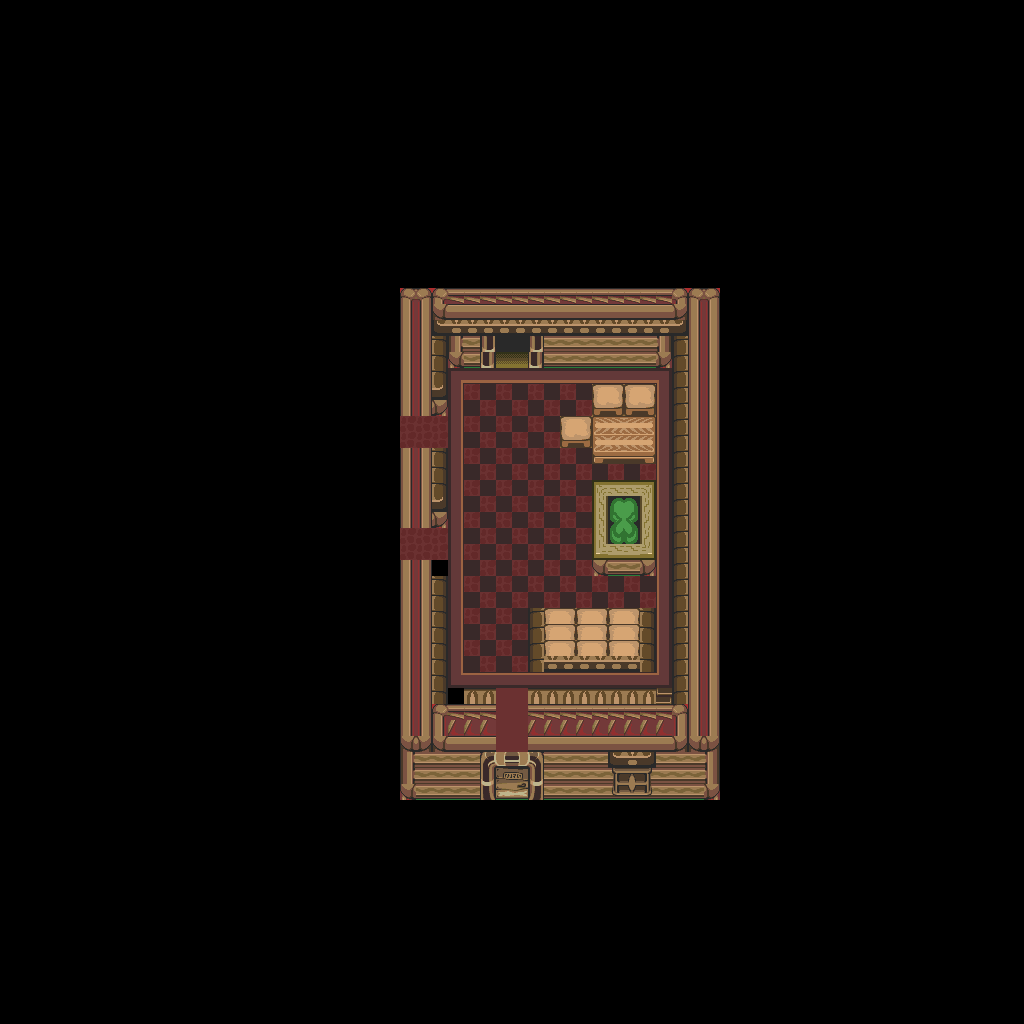

A level layout from a 2D game, rendered from its tile map. Below: a short description, then the map file with tile-grid data replaced by summaries:
An orthogonal 64x64 tile map with 16x16 px tiles, 1 tile layer (base), 1 hidden layer not drawn and 19 objects.

<map version="1.10" tiledversion="1.12.1" orientation="orthogonal" renderorder="right-down" width="64" height="64" tilewidth="16" tileheight="16" infinite="0" nextlayerid="3" nextobjectid="20">
 <tileset firstgid="1" source="../classiciphone_pics4.tsx" />
 <layer id="1" name="base" width="64" height="64">
  <data>[4096 cells, 4096 non-empty, 84 distinct tile ids]</data>
 </layer>
 <layer id="2" name="collision" width="64" height="64" visible="0">
  <properties><property name="collision" value="true" /></properties>
  <data>[4096 cells, 3844 non-empty, 1 distinct tile ids]</data>
 </layer>
 <objectgroup id="3" name="npcs">
  <object id="1" x="624.0" y="416.0" width="16" height="16">
   <properties>
    <property name="gani" value="candle.gif" />
    <property name="script" type="string">-- Auto-converted from GraalScript
-- // NPC made by xYs (Angel Clan)
-- if (created) {
end
-- if (playertouchsme) {
end</property>
   </properties>
  </object>
  <object id="2" x="576.0" y="368.0" width="16" height="16">
   <properties>
    <property name="gani" value="light4.png" />
    <property name="script" type="string">-- Auto-converted from GraalScript
-- [CLIENT-SIDE — server no-op]
-- if (created) {
-- 
-- dontblock;
-- }
-- if (playerenters) {
-- setcoloreffect 2,2,1,0.2;
-- drawaslight;
-- this.zoom = 1;
-- timeout = 0.05;
-- }
-- if (timeout) {
-- if (this.zoom&lt;=1) {
-- this.ds=1;
-- }
-- else if (this.zoom&gt;=1.1) {
-- this.ds=0;
-- }
-- if (this.ds==1) {
-- this.zoom += 0.02;
-- setzoomeffect this.zoom;
-- }
-- else if (this.ds==0) {
-- this.zoom -= 0.03;
-- setzoomeffect this.zoom;
-- }
-- timeout = 0.05;
-- }</property>
   </properties>
  </object>
  <object id="3" x="592.0" y="384.0" width="16" height="16">
   <properties>
    <property name="gani" value="amz_chair.png" />
    <property name="script" type="string">-- Auto-converted from GraalScript
-- // NPC made by xYs (LAT)
-- if (created) {
end
-- if (playertouchsme) {
-- dontblock;drawunderplayer;
end</property>
   </properties>
  </object>
  <object id="4" x="560.0" y="416.0" width="16" height="16">
   <properties>
    <property name="gani" value="amz_chair.png" />
    <property name="script" type="string">-- Auto-converted from GraalScript
-- // NPC made by xYs (LAT)
-- if (created) {
end
-- if (playertouchsme) {
-- dontblock;drawunderplayer;
end</property>
   </properties>
  </object>
  <object id="5" x="240.0" y="416.0" width="16" height="16">
   <properties>
    <property name="script" type="string">-- Auto-converted from GraalScript
-- // NPC made by xYs (LAT)
-- [CLIENT-SIDE — server no-op]
-- 
-- if (playerenters || timeout) {
-- seteffect 0,0,0,.2;
-- timeout = 0.05;
-- }</property>
   </properties>
  </object>
  <object id="6" x="624.0" y="416.0" width="16" height="16">
   <properties>
    <property name="gani" value="bookopen.png" />
    <property name="script" type="string">-- Auto-converted from GraalScript
-- // NPC made by xYsinho
-- if (created) {
end
-- if (playertouchsme) {
-- message *Ancestral Book*;
-- sleep 3;
-- message "Blank pages...";
-- sleep 3;
-- message ;
end</property>
   </properties>
  </object>
  <object id="7" x="432.0" y="560.0" width="16" height="16">
   <properties>
    <property name="gani" value="classic_corner_right.png" />
    <property name="script" type="string">-- Auto-converted from GraalScript
-- // NPC made by xYs (LAT)
-- if (created) {
-- drawunderplayer;
end</property>
   </properties>
  </object>
  <object id="8" x="400.0" y="512.0" width="16" height="16">
   <properties>
    <property name="script" type="string">-- Auto-converted from GraalScript
-- // NPC made by xYs (LAT)
-- [CLIENT-SIDE — server no-op]
-- if (created) {
-- this.k = 0;
-- for (this.i = 0; this.i &lt; 6; this.i++) {
-- if (this.i == 3) this.k = 1;
-- showimg 200+this.i,tileset_01.png,x + this.k,y + (this.i % 3);
-- changeimgpart 200+this.i,this.k * 112,80,16,16;
-- }
-- }</property>
   </properties>
  </object>
  <object id="9" x="656.0" y="688.0" width="16" height="16">
   <properties>
    <property name="gani" value="classic_corner_right.png" />
    <property name="script" type="string">-- Auto-converted from GraalScript
-- // NPC made by xYs (LAT)
-- if (created) {
-- drawunderplayer;
end</property>
   </properties>
  </object>
  <object id="10" x="448.0" y="688.0" width="16" height="16">
   <properties>
    <property name="gani" value="classic_corner_left.png" />
    <property name="script" type="string">-- Auto-converted from GraalScript
-- // NPC made by Exodus (LAT)
-- if (created) {
end
-- if (playertouchsme) {
end</property>
   </properties>
  </object>
  <object id="11" x="496.0" y="688.0" width="16" height="16">
   <properties>
    <property name="gani" value="inside_door.gif" />
    <property name="script" type="string">-- Auto-converted from GraalScript
-- // NPC made by xYs (LAT)
-- if (playertouchsme) {
self.dontblock = true
end</property>
   </properties>
  </object>
  <object id="12" x="624.0" y="384.0" width="16" height="16">
   <properties>
    <property name="gani" value="amz_chair.png" />
    <property name="script" type="string">-- Auto-converted from GraalScript
-- // NPC made by xYs (LAT)
-- if (created) {
end
-- if (playertouchsme) {
-- dontblock;drawunderplayer;
end</property>
   </properties>
  </object>
  <object id="13" x="528.0" y="608.0" width="16" height="16">
   <properties>
    <property name="gani" value="classic_sofa_3.png" />
    <property name="script" type="string">-- Auto-converted from GraalScript
-- // NPC made by xYs (LAT)
-- if (created) {
end
-- if (playertouchsme) {
-- dontblock;drawunderplayer;
end</property>
   </properties>
  </object>
  <object id="14" x="560.0" y="464.0" width="16" height="16">
   <properties>
    <property name="gani" value="light4.png" />
    <property name="script" type="string">-- Auto-converted from GraalScript
-- [CLIENT-SIDE — server no-op]
-- if (created) {
-- 
-- dontblock;
-- }
-- if (playerenters) {
-- setcoloreffect 0,2,1,0.2;
-- drawaslight;
-- this.zoom = 1;
-- timeout = 0.05;
-- }
-- if (timeout) {
-- if (this.zoom&lt;=1) {
-- this.ds=1;
-- }
-- else if (this.zoom&gt;=1.1) {
-- this.ds=0;
-- }
-- if (this.ds==1) {
-- this.zoom += 0.02;
-- setzoomeffect this.zoom;
-- }
-- else if (this.ds==0) {
-- this.zoom -= 0.03;
-- setzoomeffect this.zoom;
-- }
-- timeout = 0.05;
-- }</property>
   </properties>
  </object>
  <object id="15" x="560.0" y="448.0" width="16" height="16">
   <properties>
    <property name="gani" value="light4.png" />
    <property name="script" type="string">-- Auto-converted from GraalScript
-- [CLIENT-SIDE — server no-op]
-- if (created) {
-- 
-- dontblock;
-- }
-- if (playerenters) {
-- setcoloreffect 1,1,1,0.2;
-- drawaslight;
-- this.zoom = 1;
-- timeout = 0.05;
-- }
-- if (timeout) {
-- if (this.zoom&lt;=1) {
-- this.ds=1;
-- }
-- else if (this.zoom&gt;=1.1) {
-- this.ds=0;
-- }
-- if (this.ds==1) {
-- this.zoom += 0.02;
-- setzoomeffect this.zoom;
-- }
-- else if (this.ds==0) {
-- this.zoom -= 0.03;
-- setzoomeffect this.zoom;
-- }
-- timeout = 0.05;
-- }</property>
   </properties>
  </object>
  <object id="16" x="400.0" y="400.0" width="16" height="16">
   <properties>
    <property name="script" type="string">-- Auto-converted from GraalScript
-- // NPC made by xYs (LAT)
-- [CLIENT-SIDE — server no-op]
-- if (created) {
-- this.k = 0;
-- for (this.i = 0; this.i &lt; 6; this.i++) {
-- if (this.i == 3) this.k = 1;
-- showimg 200+this.i,tileset_01.png,x + this.k,y + (this.i % 3);
-- changeimgpart 200+this.i,this.k * 112,80,16,16;
-- }
-- }</property>
   </properties>
  </object>
  </objectgroup>
</map>
<!-- 3 of 19 objects omitted -->
